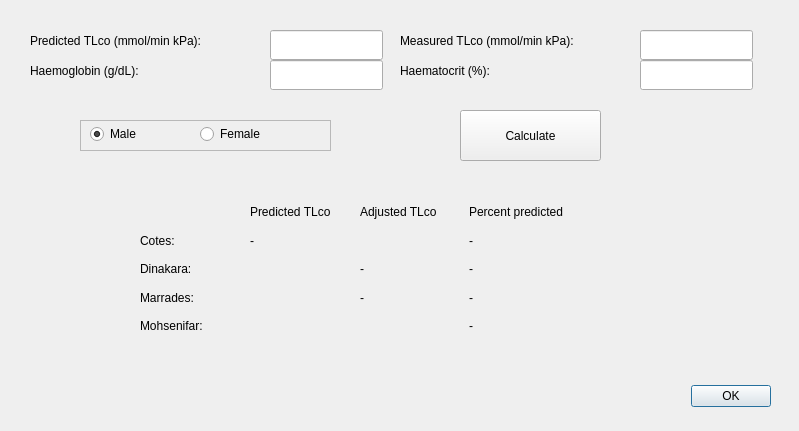
<?xml version="1.0" encoding="UTF-8"?>
<ui version="4.0">
 <class>tlcocalc</class>
 <widget class="QDialog" name="tlcocalc">
  <property name="geometry">
   <rect>
    <x>0</x>
    <y>0</y>
    <width>799</width>
    <height>431</height>
   </rect>
  </property>
  <property name="windowTitle">
   <string>TLco Calculator</string>
  </property>
  <widget class="QDialogButtonBox" name="buttonBox">
   <property name="geometry">
    <rect>
     <x>620</x>
     <y>380</y>
     <width>151</width>
     <height>32</height>
    </rect>
   </property>
   <property name="orientation">
    <enum>Qt::Horizontal</enum>
   </property>
   <property name="standardButtons">
    <set>QDialogButtonBox::Ok</set>
   </property>
  </widget>
  <widget class="QLabel" name="label">
   <property name="geometry">
    <rect>
     <x>30</x>
     <y>30</y>
     <width>231</width>
     <height>22</height>
    </rect>
   </property>
   <property name="text">
    <string>Predicted TLco (mmol/min kPa):</string>
   </property>
  </widget>
  <widget class="QLabel" name="label_2">
   <property name="geometry">
    <rect>
     <x>30</x>
     <y>60</y>
     <width>221</width>
     <height>22</height>
    </rect>
   </property>
   <property name="text">
    <string>Haemoglobin (g/dL):</string>
   </property>
  </widget>
  <widget class="QFrame" name="frame">
   <property name="geometry">
    <rect>
     <x>80</x>
     <y>120</y>
     <width>251</width>
     <height>31</height>
    </rect>
   </property>
   <property name="frameShape">
    <enum>QFrame::StyledPanel</enum>
   </property>
   <property name="frameShadow">
    <enum>QFrame::Raised</enum>
   </property>
   <widget class="QRadioButton" name="maleRadio">
    <property name="geometry">
     <rect>
      <x>10</x>
      <y>0</y>
      <width>114</width>
      <height>28</height>
     </rect>
    </property>
    <property name="text">
     <string>Male</string>
    </property>
    <property name="checked">
     <bool>true</bool>
    </property>
   </widget>
   <widget class="QRadioButton" name="femaleRadio">
    <property name="geometry">
     <rect>
      <x>120</x>
      <y>0</y>
      <width>114</width>
      <height>28</height>
     </rect>
    </property>
    <property name="text">
     <string>Female</string>
    </property>
   </widget>
  </widget>
  <widget class="QPushButton" name="calculateButton">
   <property name="geometry">
    <rect>
     <x>460</x>
     <y>110</y>
     <width>141</width>
     <height>51</height>
    </rect>
   </property>
   <property name="text">
    <string>Calculate</string>
   </property>
  </widget>
  <widget class="QLineEdit" name="predtlcoLine">
   <property name="geometry">
    <rect>
     <x>270</x>
     <y>30</y>
     <width>113</width>
     <height>30</height>
    </rect>
   </property>
  </widget>
  <widget class="QLineEdit" name="hbLine">
   <property name="geometry">
    <rect>
     <x>270</x>
     <y>60</y>
     <width>113</width>
     <height>30</height>
    </rect>
   </property>
  </widget>
  <widget class="QLabel" name="label_8">
   <property name="geometry">
    <rect>
     <x>400</x>
     <y>30</y>
     <width>241</width>
     <height>22</height>
    </rect>
   </property>
   <property name="text">
    <string>Measured TLco (mmol/min kPa):</string>
   </property>
  </widget>
  <widget class="QLabel" name="label_9">
   <property name="geometry">
    <rect>
     <x>400</x>
     <y>60</y>
     <width>141</width>
     <height>22</height>
    </rect>
   </property>
   <property name="text">
    <string>Haematocrit (%):</string>
   </property>
  </widget>
  <widget class="QLineEdit" name="meastlcoLine">
   <property name="geometry">
    <rect>
     <x>640</x>
     <y>30</y>
     <width>113</width>
     <height>30</height>
    </rect>
   </property>
  </widget>
  <widget class="QLineEdit" name="hctLine">
   <property name="geometry">
    <rect>
     <x>640</x>
     <y>60</y>
     <width>113</width>
     <height>30</height>
    </rect>
   </property>
  </widget>
  <widget class="QWidget" name="layoutWidget">
   <property name="geometry">
    <rect>
     <x>140</x>
     <y>201</y>
     <width>433</width>
     <height>136</height>
    </rect>
   </property>
   <layout class="QGridLayout" name="gridLayout">
    <item row="0" column="1">
     <widget class="QLabel" name="label_4">
      <property name="text">
       <string>Predicted TLco</string>
      </property>
     </widget>
    </item>
    <item row="0" column="2">
     <widget class="QLabel" name="label_11">
      <property name="text">
       <string>Adjusted TLco</string>
      </property>
     </widget>
    </item>
    <item row="0" column="3">
     <widget class="QLabel" name="label_10">
      <property name="text">
       <string>Percent predicted</string>
      </property>
     </widget>
    </item>
    <item row="1" column="0">
     <widget class="QLabel" name="label_3">
      <property name="text">
       <string>Cotes:</string>
      </property>
     </widget>
    </item>
    <item row="1" column="1">
     <widget class="QLabel" name="cotespredLabel">
      <property name="text">
       <string>-</string>
      </property>
     </widget>
    </item>
    <item row="1" column="3">
     <widget class="QLabel" name="cotespercentLabel">
      <property name="text">
       <string>-</string>
      </property>
     </widget>
    </item>
    <item row="2" column="0">
     <widget class="QLabel" name="label_5">
      <property name="text">
       <string>Dinakara:</string>
      </property>
     </widget>
    </item>
    <item row="2" column="3">
     <widget class="QLabel" name="dinapercentLabel">
      <property name="text">
       <string>-</string>
      </property>
     </widget>
    </item>
    <item row="3" column="0">
     <widget class="QLabel" name="label_6">
      <property name="text">
       <string>Marrades:</string>
      </property>
     </widget>
    </item>
    <item row="3" column="2">
     <widget class="QLabel" name="marrpredLabel">
      <property name="text">
       <string>-</string>
      </property>
     </widget>
    </item>
    <item row="3" column="3">
     <widget class="QLabel" name="marrpercentLabel">
      <property name="text">
       <string>-</string>
      </property>
     </widget>
    </item>
    <item row="4" column="0">
     <widget class="QLabel" name="label_7">
      <property name="text">
       <string>Mohsenifar:</string>
      </property>
     </widget>
    </item>
    <item row="4" column="3">
     <widget class="QLabel" name="mohpercentLabel">
      <property name="text">
       <string>-</string>
      </property>
     </widget>
    </item>
    <item row="2" column="2">
     <widget class="QLabel" name="dinapredLabel">
      <property name="text">
       <string>-</string>
      </property>
     </widget>
    </item>
   </layout>
  </widget>
 </widget>
 <resources/>
 <connections>
  <connection>
   <sender>buttonBox</sender>
   <signal>accepted()</signal>
   <receiver>tlcocalc</receiver>
   <slot>accept()</slot>
   <hints>
    <hint type="sourcelabel">
     <x>248</x>
     <y>254</y>
    </hint>
    <hint type="destinationlabel">
     <x>157</x>
     <y>274</y>
    </hint>
   </hints>
  </connection>
  <connection>
   <sender>buttonBox</sender>
   <signal>rejected()</signal>
   <receiver>tlcocalc</receiver>
   <slot>reject()</slot>
   <hints>
    <hint type="sourcelabel">
     <x>316</x>
     <y>260</y>
    </hint>
    <hint type="destinationlabel">
     <x>286</x>
     <y>274</y>
    </hint>
   </hints>
  </connection>
 </connections>
</ui>
